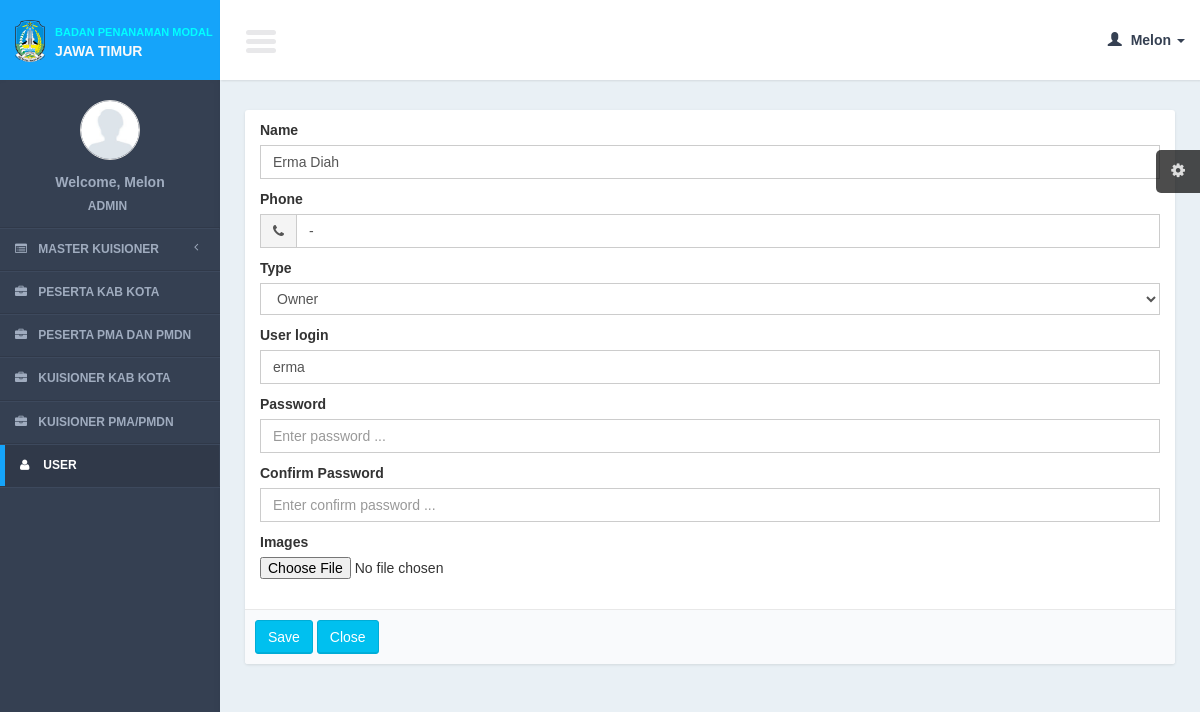
The app's page /controllers/user.php?page=form&id=14 (signed in) with its own data.
### tables this page shows
CREATE TABLE IF NOT EXISTS `users` (
`user_id` int(11) NOT NULL,
  `user_type_id` int(11) DEFAULT NULL,
  `user_login` varchar(100) DEFAULT NULL,
  `user_password` varchar(100) DEFAULT NULL,
  `user_name` varchar(100) DEFAULT NULL,
  `user_code` varchar(100) DEFAULT NULL,
  `user_phone` varchar(100) DEFAULT NULL,
  `user_img` text NOT NULL,
  `user_active_status` int(11) NOT NULL
);

### models/user_model.php (called while the page is built, shortened)
<?php
function read_id($id){
	$query = mysql_query("select *
			from users
			where user_id = '$id'");
	$result = mysql_fetch_object($query);
	return $result;
}
?>

### views/user/form.php (the view, shortened to what this page needs)
<section class="content">
    <div class="row">
        <div class="col-md-12">
             <form action="<?= $action?>" method="post" enctype="multipart/form-data" role="form">
            <div class="box box-cokelat">
                <div class="box-body">
                        <div class="col-md-12">
                        <div class="form-group">
                            <label>Name</label>
                            <input required type="text" name="i_name" class="form-control" placeholder="Enter name ..." value="<?= $row->user_name ?>"/>
                        </div>
                        <div class="form-group">
                        <label>Phone</label>
                        <div class="input-group">
                        <div class="input-group-addon">
                        <i class="fa fa-phone"></i>
                        </div>
                        <input required class="form-control" type="text" name="i_phone" placeholder="Enter phone ..." value="<?= $row->user_phone?>">
                        </div>
                        </div>
                        <div class="form-group">
                          <label>Type</label>
                           <select name="i_type" size="1" class="form-control"/>
                             <option value="2">Owner</option>
                  		</div>
                          <div class="form-group">
                            <label>User login</label>
                            <input required type="text" name="i_login" class="form-control" placeholder="Enter user login ..." value="<?= $row->user_login ?>"/>
                        </div>
                        <div class="form-group">
                            <label>Password</label>
                            <input required type="password" name="i_password" class="form-control" placeholder="Enter password ..." value=""/>
                        </div>
                        <div class="form-group">
                            <label>Confirm Password</label>
                            <input required type="password" name="i_confirm_password" class="form-control" placeholder="Enter confirm password ..." value=""/>
                        </div>
                         <div class="form-group">
                         <label>Images</label>
                           <input type="file" name="i_img" id="i_img" />
                        </div>
                        </div>
                </div>
                  <div class="box-footer">
                <input class="btn btn-info" type="submit" value="Save"/>
                <a href="<?= $close_button?>" class="btn btn-info" >Close</a>
             </div>
            </div>
       </form>
        </div>
    </div>
</section>

### css/AdminLTE.css (style rules this page uses)
html { font-family: 'Source Sans Pro', sans-serif; -webkit-font-smoothing: antialiased; min-height: 100%; background: #354052; }
body { font-family: 'Source Sans Pro', sans-serif; -webkit-font-smoothing: antialiased; min-height: 100%; background: #E9F0F5; }
a { color: #3c8dbc; }
.content { padding: 30px 10px; }
.form-control { -webkit-border-radius: 0px !important; -moz-border-radius: 0px !important; border-radius: 0px !important; box-shadow: none; }
.input-group .input-group-addon { border-radius: 0; background-color: #f4f4f4; }
.box { position: relative; margin-bottom: 20px; -webkit-border-radius: 3px; -moz-border-radius: 3px; border-radius: 3px !important; width: 100%; background:#fff; box-shadow: 0 1px 3px rgba(0, 0, 0, 0.1); }
.box .box-body { padding-top:10px; -webkit-border-top-left-radius: 0; -webkit-border-top-right-radius: 0; -webkit-border-bottom-right-radius: 3px; -webkit-border-bottom-left-radius: 3px; -moz-border-radius-topleft: 0; -moz-border-radius-topright: 0; -moz-border-radius-bottomright: 3px; -moz-border-radius-bottomleft: 3px; border-top-left-radius: 0; border-top-right-radius: 0; border-bottom-right-radius: 3px; border-bottom-left-radius: 3px; border-radius:3px; padding-bottom:20px; }
.box .box-footer { border-top: 1px solid #e8e8e8; -webkit-border-top-left-radius: 0; -webkit-border-top-right-radius: 0; -webkit-border-bottom-right-radius: 3px; -webkit-border-bottom-left-radius: 3px; -moz-border-radius-topleft: 0; -moz-border-radius-topright: 0; -moz-border-radius-bottomright: 3px; -moz-border-radius-bottomleft: 3px; border-top-left-radius: 0; border-top-right-radius: 0; border-bottom-right-radius: 3px; border-bottom-left-radius: 3px; background:#F9FAFC; padding: 10px; }
.btn { font-weight: 500; -webkit-border-radius: 3px; -moz-border-radius: 3px; border-radius: 3px; border: 1px solid transparent; -webkit-box-shadow: inset 0px -2px 0px 0px rgba(0, 0, 0, 0.09); -moz-box-shadow: inset 0px -2px 0px 0px rgba(0, 0, 0, 0.09); box-shadow: inset 0px -1px 0px 0px rgba(0, 0, 0, 0.09); }
.btn.btn-info { background-color: #00c0ef; border-color: #00acd6; }

### records on screen
users: i_name "Erma Diah", i_phone "-", i_login "erma"

### other values on screen
$user_data[0] "Melon"
$user_data[1] "ADMIN"
